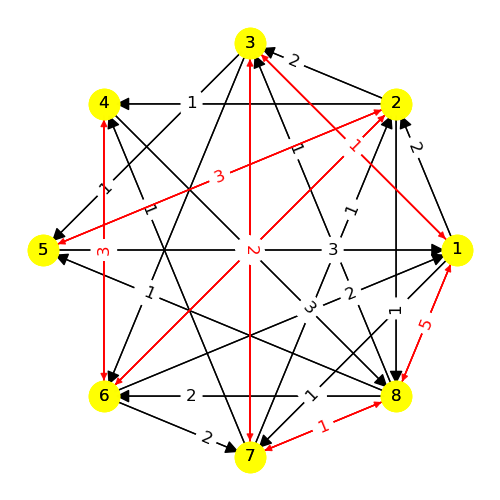
#> input picture figs/model7/model7_phase_0.png, 500 x 500 px, found by its file name
$ python titlegen.py
#> lines starting #> are read from the running program, lines starting #| are printed output that depends on the picture
from PIL import Image
from PIL import ImageDraw
from PIL import ImageFont

# Open an Image
img = Image.open('model7_phase_0.png')
#> img is the input picture: PIL image 500x500 RGBA; mean R, G, B, A 246.4, 242.6, 236.4, 255

# Call draw Method to add 2D graphics in an image
I1 = ImageDraw.Draw(img)

myFont = ImageFont.truetype('arial.ttf', 30)

# Add Text to an image
I1.text((20, 30), "Phase 1", font=myFont, fill=(0,0,0))

# Display edited image
img.show()
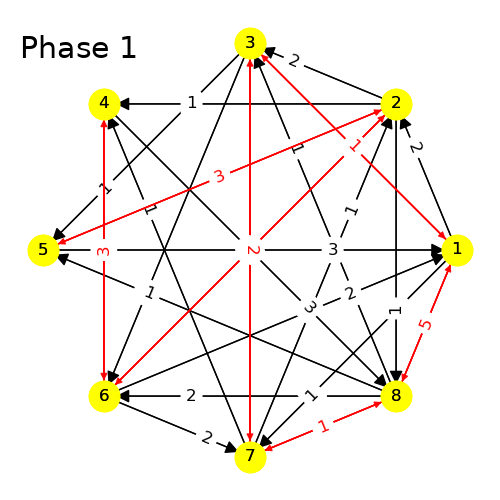
#> shown: PIL image 500x500 RGBA; mean R, G, B, A 245.7, 241.8, 235.7, 255

# Save the edited image
img.save("car2.png")
